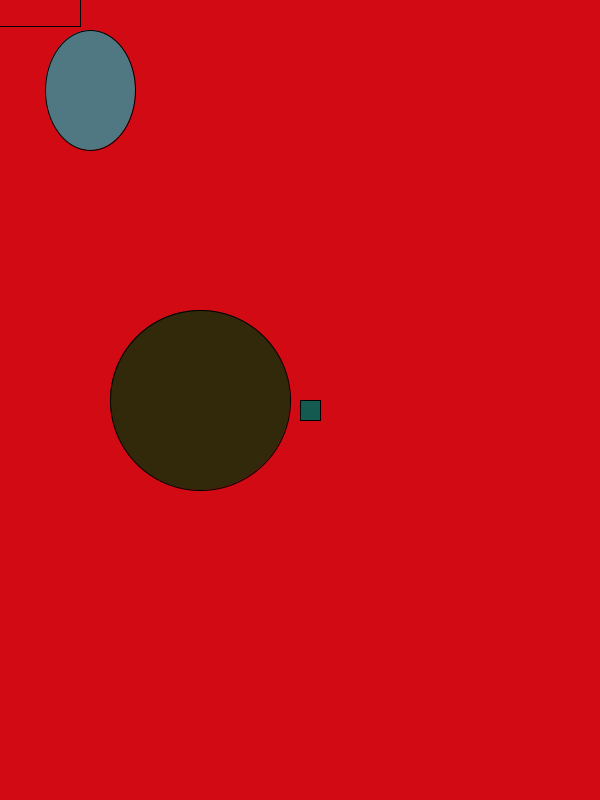
Frame 1 (no input)
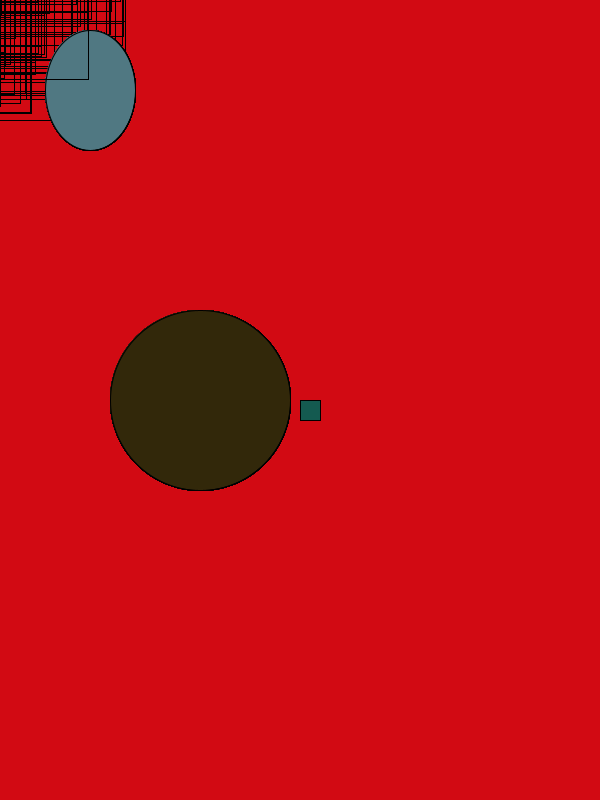
Frame 60 (the mouse pressed at the canvas centre just before this capture)
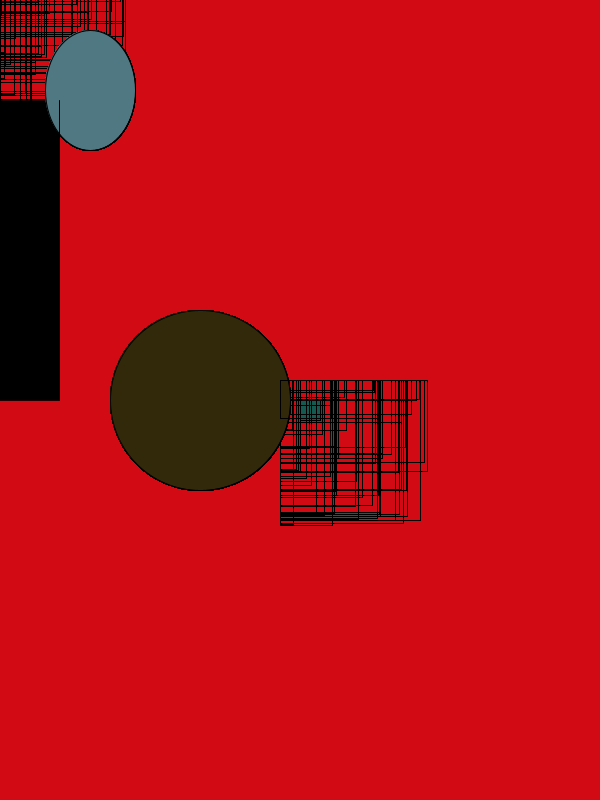
Frame 120 (the mouse held since frame 60 and released just before this capture)

The Processing sketch that drew these frames (run headless with seeded random() and noise(); from frame 60 on, the mouse is pressed at the canvas centre):

// Processing sketch: processing_75297
// ── processing_75297.pde

int colorDir;
int myColor;

void setup(){
  size(600,800);
  smooth();
  background(210,10,19);
  
}

void draw(){
  fill(80,120,130);
  ellipse(90,90,90,120);
  fill(50,40,10);
  ellipse(200,400,180,180);
  if(mouseY<400){
    fill(20,90,80);
    rect(width/2,height/2, 20,20);
  } else {
    if (mouseY > 400){
      fill(255);
      rect(width/2,height/2, 20,20);
    }
 line (myColor,100,myColor,height/2);
   myColor++;
  }
  

  
  
  noFill();
  
  rect(mouseX-20, mouseY-20, random(10, 150), random(10, 150));
  
}

void mouseReleased(){
  ellipse(pmouseX, pmouseY, myColor, myColor);
  
      background(random(255), random(255), random(255));
  

}
